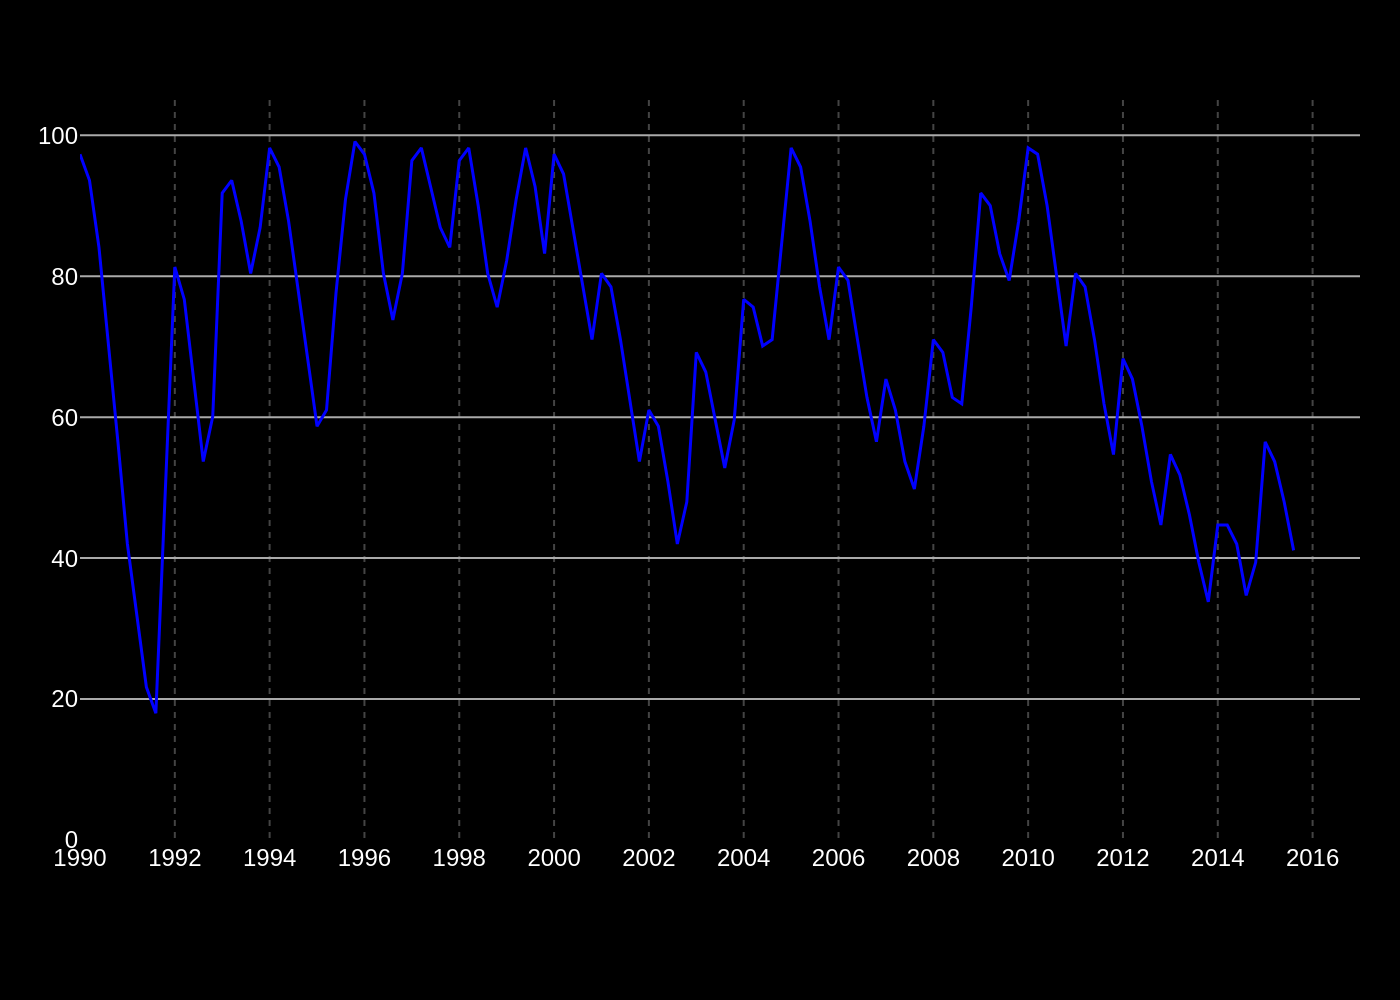

Here is the Python script that generated this plot:
import sys
import json
import os
import plotly.graph_objects as go

def main():
    # Check for command-line argument
    if len(sys.argv) != 2:
        print(f"Usage: python {os.path.basename(__file__)} <json_file_path>")
        sys.exit(1)

    json_path = sys.argv[1]

    # Read and parse the JSON file
    try:
        with open(json_path, 'r', encoding='utf-8') as f:
            chart_data = json.load(f)
    except FileNotFoundError:
        print(f"Error: JSON file not found at '{json_path}'")
        sys.exit(1)
    except json.JSONDecodeError:
        print(f"Error: Could not decode JSON from '{json_path}'")
        sys.exit(1)

    # Extract data from the JSON structure
    data_series = chart_data.get('chart_data', [])
    texts = chart_data.get('texts', {})
    colors = chart_data.get('colors', [])

    # Initialize the figure
    fig = go.Figure()

    # Add traces from the chart_data
    for i, series in enumerate(data_series):
        fig.add_trace(go.Scatter(
            x=series.get('x'),
            y=series.get('y'),
            name=series.get('name', ''),
            mode='lines',
            line=dict(color=colors[i % len(colors)] if colors else None, width=1.5),
            showlegend=False
        ))
    
    # --- Title and Annotation Handling ---
    title_text = texts.get('title')
    subtitle_text = texts.get('subtitle')
    full_title = ""
    if title_text:
        full_title += f"<b>{title_text}</b>"
    if subtitle_text:
        full_title += f"<br><sub>{subtitle_text}</sub>"

    source_text = texts.get('source')
    note_text = texts.get('note')
    caption_text = []
    if source_text:
        caption_text.append(source_text)
    if note_text:
        caption_text.append(note_text)

    # --- Layout Configuration ---
    fig.update_layout(
        title=dict(
            text=full_title,
            x=0.05,
            xanchor='left'
        ),
        plot_bgcolor='black',
        paper_bgcolor='black',
        font=dict(family="Arial", color='white'),
        margin=dict(l=40, r=20, t=50, b=80),
        xaxis=dict(
            showline=False,
            showgrid=True,
            gridcolor='#444444',
            gridwidth=1,
            griddash='dot',
            zeroline=False,
            tickfont=dict(color='white'),
            dtick=2,
            range=[1990, 2017]
        ),
        yaxis=dict(
            showline=False,
            showgrid=True,
            gridcolor='#AAAAAA',
            gridwidth=1,
            zeroline=False,
            tickfont=dict(color='white'),
            range=[0, 105]
        )
    )

    # Add source and note as a single annotation
    if caption_text:
        fig.add_annotation(
            text="<br>".join(caption_text),
            align='left',
            showarrow=False,
            xref='paper',
            yref='paper',
            x=0,
            y=-0.15,
            xanchor='left',
            yanchor='top',
            font=dict(size=10)
        )

    # --- Output ---
    base_filename = os.path.splitext(os.path.basename(json_path))[0]
    output_filename = f"{base_filename}.png"

    fig.write_image(output_filename, scale=2)
    print(f"Chart saved to {output_filename}")

if __name__ == "__main__":
    main()
